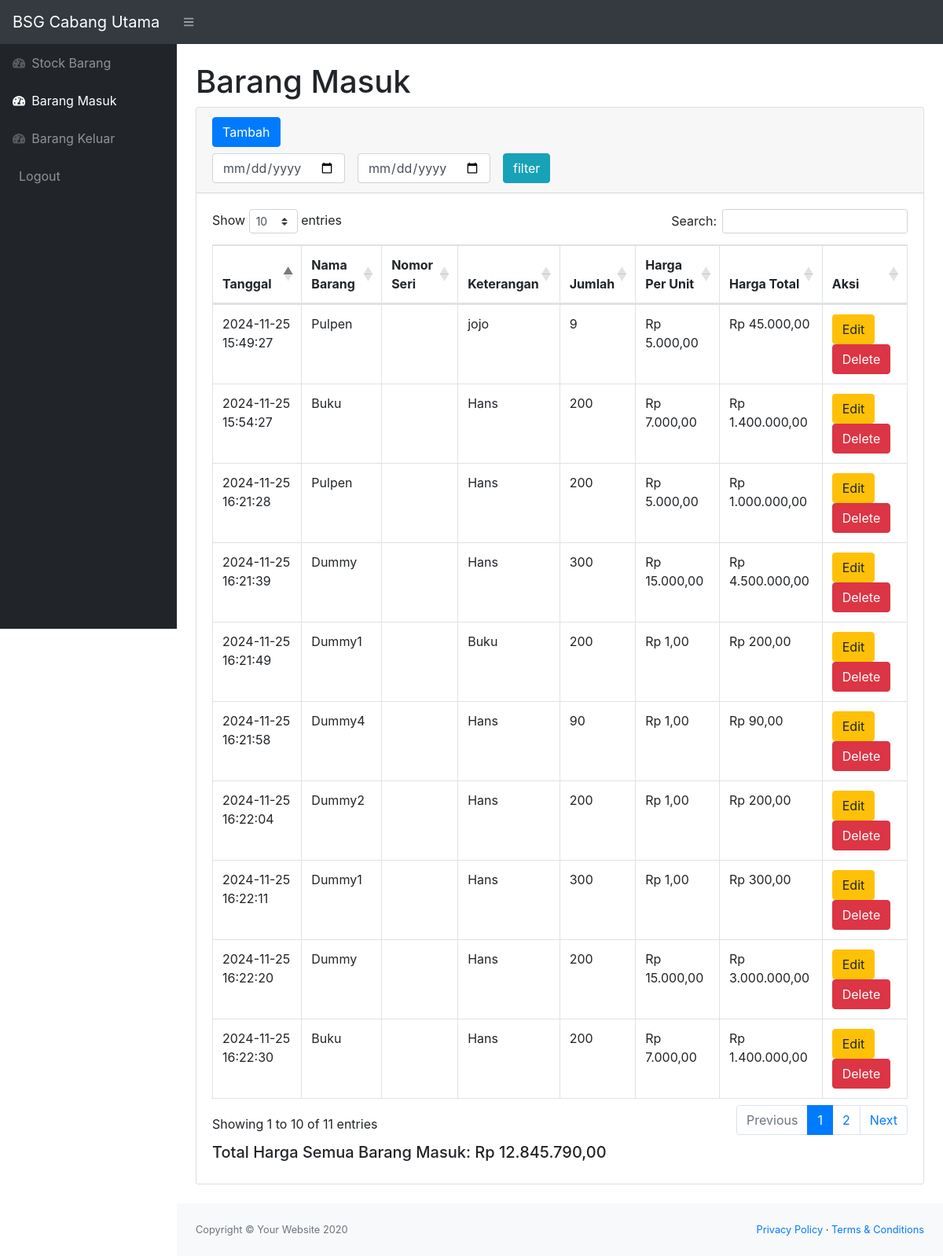
The page /masuk.php on the database as committed earlier.
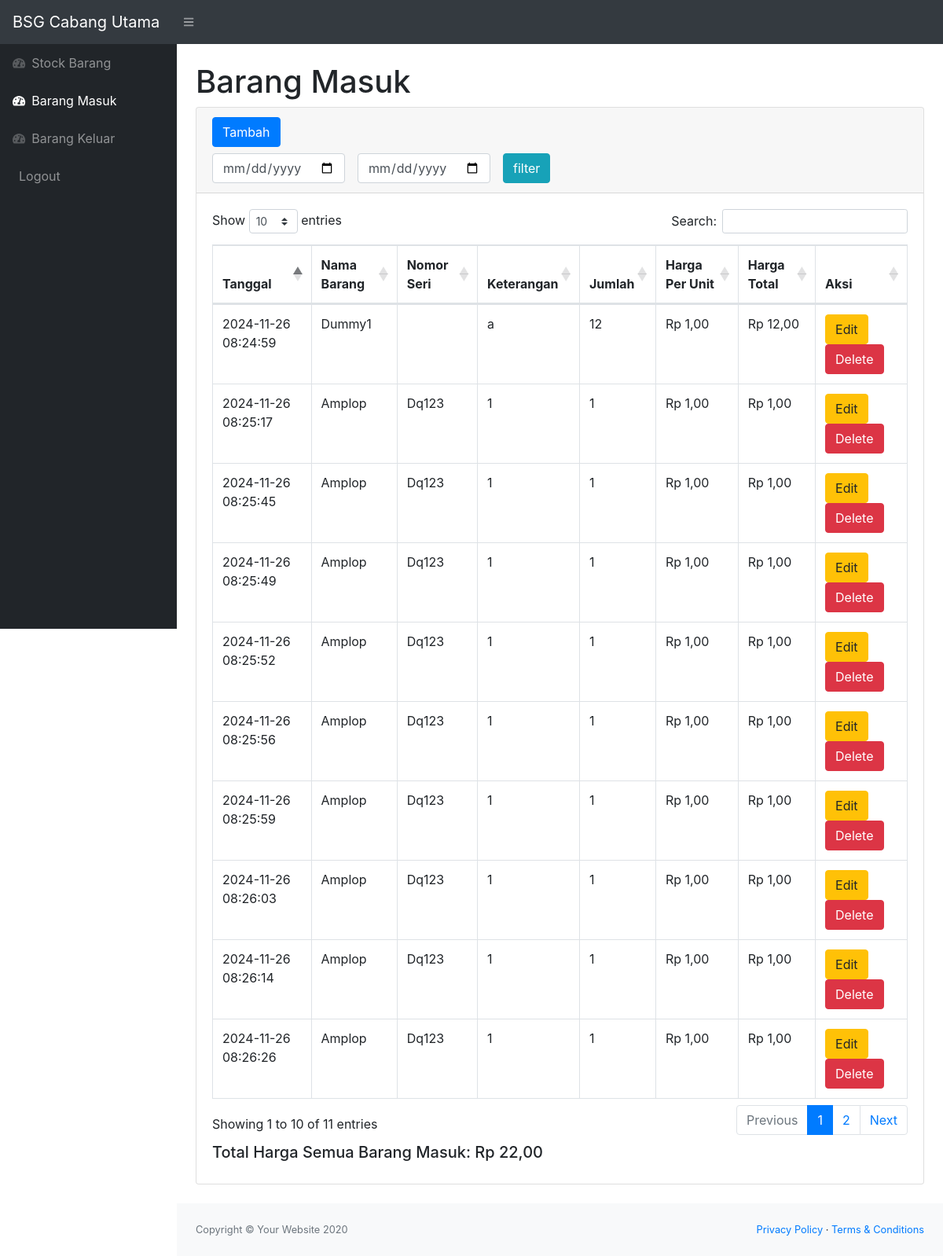
The same page on the database as committed later.
### tables this page shows
CREATE TABLE `masuk` (
  `idmasuk` int(11) NOT NULL,
  `idbarang` int(11) NOT NULL,
  `qty` int(11) NOT NULL,
  `keterangan` varchar(25) NOT NULL,
  `tanggal` timestamp NOT NULL DEFAULT current_timestamp()
);

CREATE TABLE `stock` (
  `idbarang` int(11) NOT NULL,
  `namabarang` varchar(25) NOT NULL,
  `deskripsi` varchar(25) NOT NULL,
  `stock` int(11) NOT NULL,
  `hargabarang` decimal(10,2) NOT NULL,
  `nomorseri` varchar(25) NOT NULL
);

### masuk.php (the view, shortened to what this page needs)
<?php
require 'function.php';
?>
<!DOCTYPE html>
<html lang="en">
<head>
    <link href="css/styles.css" rel="stylesheet" />
    <link href="https://cdn.datatables.net/1.10.20/css/dataTables.bootstrap4.min.css" rel="stylesheet"
 />
</head>
<body class="sb-nav-fixed">
    <nav class="sb-topnav navbar navbar-expand navbar-dark bg-dark">
        <a class="navbar-brand" href="index.php">BSG Cabang Utama</a>
        <button class="btn btn-link btn-sm order-1 order-lg-0" id="sidebarToggle" href="#"><i
                class="fas fa-bars"></i></button>
    </nav>
    <div id="layoutSidenav">
        <div id="layoutSidenav_nav">
            <nav class="sb-sidenav accordion sb-sidenav-dark" id="sidenavAccordion">
                <div class="sb-sidenav-menu">
                    <div class="nav">
                        <a class="nav-link" href="index.php">
                            <div class="sb-nav-link-icon"><i class="fas fa-tachometer-alt"></i></div>
                            Stock Barang
                        </a>
                        <a class="nav-link" href="masuk.php">
                            <div class="sb-nav-link-icon"><i class="fas fa-tachometer-alt"></i></div>
                            Barang Masuk
                        </a>
                        <a class="nav-link" href="keluar.php">
                            <div class="sb-nav-link-icon"><i class="fas fa-tachometer-alt"></i></div>
                            Barang Keluar
                        </a>
                        <a class="nav-link " href="logout.php">
                            Logout
                        </a>
                    </div>
                </div>
            </nav>
        </div>
        <div id="layoutSidenav_content">
            <main>
                <div class="container-fluid">
                    <h1 class="mt-4">Barang Masuk</h1>
                    <div class="card mb-4">
                        <div class="card-header">
                            <button type="button" class="btn btn-primary" data-toggle="modal" data-target="#myModal">
                                Tambah
                            </button>
                            <br>
                            <div class="row mt-2">
                                <div class="col">
                                    <form method="post" class="form-inline">
                                        <input type="date" name="tglmulai" class="form-control">
                                        <input type="date" name="tglselesai" class="form-control ml-3">
                                        <button type="submit" name="filtertgl" class="btn btn-info ml-3">filter</button>
                                    </form>
                                </div>
                            </div>
                        </div>
                        <div class="card-body">
                            <div class="table-responsive">
                                <table class="table table-bordered" id="dataTable" width="100%" cellspacing="0">
                                    <thead>
                                        <tr>
                                            <th>Tanggal</th>
                                            <th>Nama Barang</th>
                                            <th>Nomor Seri</th>
                                            <th>Keterangan</th>
                                            <th>Jumlah</th>
                                            <th>Harga Per Unit</th>
                                            <th>Harga Total</th>
                                            <th>Aksi</th>
                                        </tr>
                                    </thead>
                                    <tbody>
                                        <?php
                                            if(isset($_POST['filtertgl'])){
                                                $tglmulai = $_POST['tglmulai'];
                                                $tglselesai = $_POST['tglselesai'];
                                                if($tglmulai!=null || $tglselesai!=null){
                                                    $ambilsemuadatastock = mysqli_query($conn,"select * from masuk m, stock s where s.idbarang = m.idbarang and m.tanggal between '$tglmulai' and '$tglselesai' order by m.idmasuk DESC");
                                                }else{
                                                    $ambilsemuadatastock = mysqli_query($conn,"select * from masuk m, stock s where s.idbarang = m.idbarang order by m.idmasuk DESC");
                                                }
                                            } else{
                                                $ambilsemuadatastock = mysqli_query($conn,"select * from masuk m, stock s where s.idbarang = m.idbarang order by m.idmasuk DESC");
                                            }
                                            while ($data=mysqli_fetch_array($ambilsemuadatastock)){
                                                $tanggal = $data['tanggal'];
                                                $namabarang = $data['namabarang'];
                                                $qty = $data['qty'];
                                                $keterangan = $data['keterangan'];
                                                $idm = $data['idmasuk'];
                                                $hargaperunit = $data['hargabarang'];
                                                $nomorseri = $data['nomorseri'];
                                                $hargatotal = $hargaperunit * $qty;
                                            ?>
                                        <tr>
                                            <td><?=$tanggal;?></td>
                                            <td><?=$namabarang;?></td>
                                            <td><?=$nomorseri;?></td>
                                            <td><?=$keterangan;?></td>
                                            <td><?=$qty;?></td>
                                            <td>Rp <?=number_format($hargaperunit, 2, ',', '.');?></td>
                                            <td>Rp <?=number_format($hargatotal, 2, ',', '.');?></td>
                                            <td>
                                                <button type="button" class="btn btn-warning" data-toggle="modal"
                                                    data-target="#edit<?=$idm?>">
                                                    Edit
                                                </button>
                                                <button type="button" class="btn btn-danger" data-toggle="modal"
                                                    data-target="#delete<?=$idm?>">
                                                    Delete
                                                </button>
                                            </td>
                                        </tr>
                                        <?php
                                            };
                                            ?>
                                    </tbody>
                                </table>
                                <?php
                                    $totalharga = 0;
                                    $ambilsemuadatastock = mysqli_query($conn,"SELECT m.qty, s.hargabarang
                                            FROM masuk m
                                            JOIN stock s ON m.idbarang = s.idbarang");
                                    while ($data=mysqli_fetch_array($ambilsemuadatastock)){
                                    $qty = $data['qty'];
                                    $hargaperunit = $data['hargabarang'];
                                    $hargatotal = $hargaperunit * $qty;
                                    $totalharga += $hargatotal;
                                    }
                                ?>
                                <h5 class="pt-2">
                                    Total Harga Semua Barang Masuk: Rp <?=number_format($totalharga, 2, ',', '.');?>
                                </h5>
                            </div>
                        </div>
                    </div>
                </div>
            </main>
            <footer class="py-4 bg-light mt-auto">
                <div class="container-fluid">
                    <div class="d-flex align-items-center justify-content-between small">
                        <div class="text-muted">Copyright &copy; Your Website 2020</div>
                        <div>
                            <a href="#">Privacy Policy</a>
                            &middot;
                            <a href="#">Terms &amp; Conditions</a>
                        </div>
                    </div>
                </div>
            </footer>
        </div>
    </div>
</body>
</html>

Rows that differ between the two databases and show on the page:
removed masuk: tanggal "2024-11-25 16:22:30", idbarang.namabarang "Buku", keterangan "Hans", qty "200", idbarang.hargabarang "7.000,00", hargatotal "1.400.000,00"
removed masuk: tanggal "2024-11-25 16:22:20", idbarang.namabarang "Dummy", keterangan "Hans", qty "200", idbarang.hargabarang "15.000,00", hargatotal "3.000.000,00"
removed masuk: tanggal "2024-11-25 16:22:11", idbarang.namabarang "Dummy1", keterangan "Hans", qty "300", idbarang.hargabarang "1,00", hargatotal "300,00"
removed masuk: tanggal "2024-11-25 16:22:04", idbarang.namabarang "Dummy2", keterangan "Hans", qty "200", idbarang.hargabarang "1,00", hargatotal "200,00"
no longer on this page (row edited): masuk: tanggal "2024-11-25 16:21:58", idbarang.namabarang "Dummy4", keterangan "Hans", qty "90", idbarang.hargabarang "1,00", hargatotal "90,00"
removed masuk: tanggal "2024-11-25 16:21:28", idbarang.namabarang "Pulpen", keterangan "Hans", qty "200", idbarang.hargabarang "5.000,00", hargatotal "1.000.000,00"
changed masuk (number 1 of 10 on the later page): tanggal "2024-11-25 16:21:49" → "2024-11-26 08:26:26"; idbarang.namabarang "Dummy1" → "Amplop"; idbarang.nomorseri (not shown) → "Dq123"; keterangan "Buku" → "1"; qty "200" → "1"; hargatotal "200,00" → "1,00"
changed masuk (number 2 of 10 on the later page): tanggal "2024-11-25 16:21:39" → "2024-11-26 08:26:14"; idbarang.namabarang "Dummy" → "Amplop"; idbarang.nomorseri (not shown) → "Dq123"; keterangan "Hans" → "1"; qty "300" → "1"; idbarang.hargabarang "15.000,00" → "1,00"; hargatotal "4.500.000,00" → "1,00"
changed masuk (number 3 of 10 on the later page): tanggal "2024-11-25 15:54:27" → "2024-11-26 08:26:03"; idbarang.namabarang "Buku" → "Amplop"; idbarang.nomorseri (not shown) → "Dq123"; keterangan "Hans" → "1"; qty "200" → "1"; idbarang.hargabarang "7.000,00" → "1,00"; hargatotal "1.400.000,00" → "1,00"
added masuk: tanggal "2024-11-26 08:25:59", idbarang.namabarang "Amplop", idbarang.nomorseri "Dq123", keterangan "1", qty "1", idbarang.hargabarang "1,00", hargatotal "1,00"
added masuk: tanggal "2024-11-26 08:25:56", idbarang.namabarang "Amplop", idbarang.nomorseri "Dq123", keterangan "1", qty "1", idbarang.hargabarang "1,00", hargatotal "1,00"
changed masuk (number 6 of 10 on the later page): tanggal "2024-11-25 15:49:27" → "2024-11-26 08:25:52"; idbarang.namabarang "Pulpen" → "Amplop"; idbarang.nomorseri (not shown) → "Dq123"; keterangan "jojo" → "1"; qty "9" → "1"; idbarang.hargabarang "5.000,00" → "1,00"; hargatotal "45.000,00" → "1,00"
now on this page (row edited): masuk: tanggal "2024-11-26 08:25:49", idbarang.namabarang "Amplop", idbarang.nomorseri "Dq123", keterangan "1", qty "1", idbarang.hargabarang "1,00", hargatotal "1,00"
now on this page (row edited): masuk: tanggal "2024-11-26 08:25:45", idbarang.namabarang "Amplop", idbarang.nomorseri "Dq123", keterangan "1", qty "1", idbarang.hargabarang "1,00", hargatotal "1,00"
now on this page (row edited): masuk: tanggal "2024-11-26 08:25:17", idbarang.namabarang "Amplop", idbarang.nomorseri "Dq123", keterangan "1", qty "1", idbarang.hargabarang "1,00", hargatotal "1,00"
added masuk: tanggal "2024-11-26 08:24:59", idbarang.namabarang "Dummy1", keterangan "a", qty "12", idbarang.hargabarang "1,00", hargatotal "12,00"
Other text that changed with them:
$totalharga: "12.845.790,00" → "22,00"
